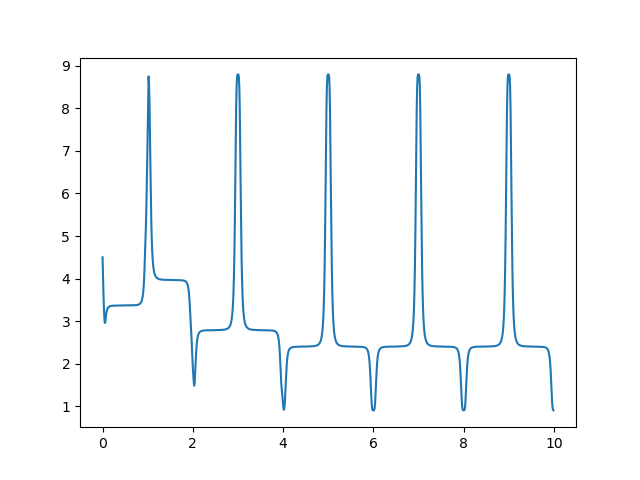

Source code (Python):

import matplotlib.pyplot as plt

from common import *


xs = [x/100 for x in range(1000)]
ys = []

mn = 5
md = 5
mx = 5

for x in xs:
    y = foo(x, adjSin, 0.9*mn, md, 1.1*mx, 100)
    ys.append(y)

    y = max(1, min(y, 8))

    mn = min(mn, y)
    mx = max(mx, y)
    md = mn + (mx - mn)*0.2

plt.plot(xs, ys)
plt.savefig("a_single.png")
